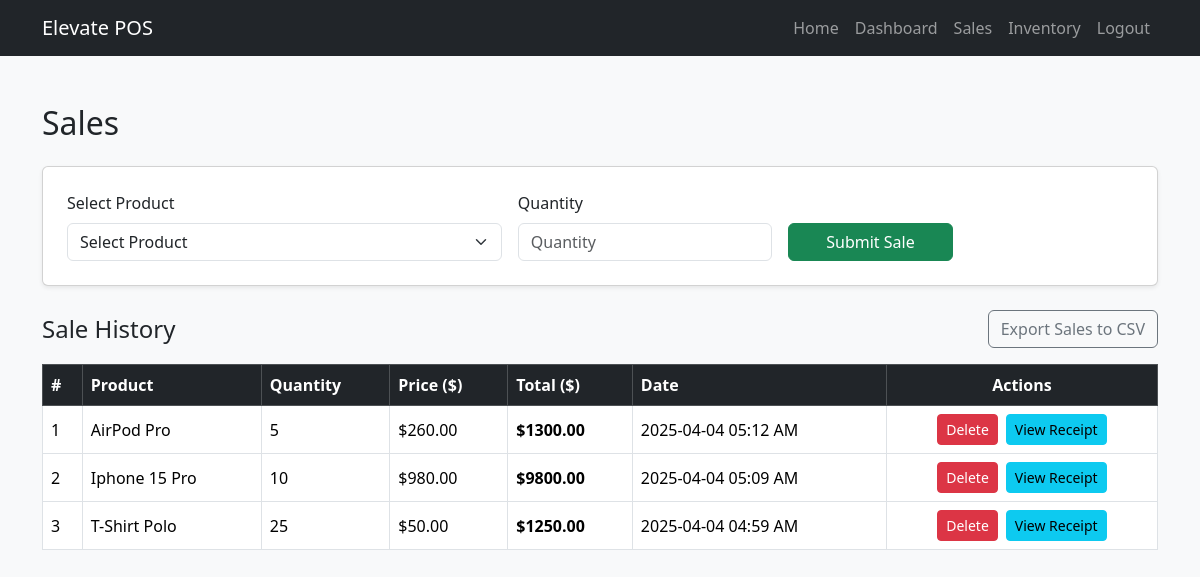
The page /sales (signed in) on the database its author committed.
### app.py (models this page shows)
class Sale(db.Model):
    id = db.Column(db.Integer, primary_key=True)
    product_name = db.Column(db.String(100), nullable=False)
    quantity = db.Column(db.Integer, nullable=False)
    price = db.Column(db.Float, nullable=False)
    total = db.Column(db.Float, nullable=False)
    timestamp = db.Column(db.DateTime, default=datetime.utcnow)

### app.py (the view)
@app.route("/sales")
def sales_page():
    if not session.get("logged_in"):
        return redirect(url_for("login"))
    products = Product.query.all()
    sales = Sale.query.order_by(Sale.timestamp.desc()).all()
    return render_template("sales.html", products=products, sales=sales)

### templates/sales.html (shortened to what this page needs)
{% extends "base.html" %}
{% block content %}
  <h2 class="mb-4">Sales</h2>
  <form action="/submit-sale" method="POST" class="card p-4 mb-4 shadow-sm">
    <div class="row g-3 align-items-end">
      <div class="col-md-5">
        <label for="product_id" class="form-label">Select Product</label>
        <select name="product_id" id="product_id" class="form-select" required>
          <option value="" disabled selected>Select Product</option>
        </select>
      </div>
      <div class="col-md-3">
        <label for="quantity" class="form-label">Quantity</label>
        <input type="number" name="quantity" id="quantity" class="form-control" placeholder="Quantity" min="1" required>
      </div>
      <div class="col-md-2">
        <button type="submit" class="btn btn-success w-100">Submit Sale</button>
      </div>
    </div>
  </form>
  <div class="d-flex justify-content-between align-items-center mb-3">
    <h4 class="mb-0">Sale History</h4>
    <a href="/export-sales" class="btn btn-outline-secondary">Export Sales to CSV</a>
  </div>
  <div class="table-responsive">
    <table class="table table-bordered table-hover align-middle">
      <thead class="table-dark">
        <tr>
          <th>#</th>
          <th>Product</th>
          <th>Quantity</th>
          <th>Price ($)</th>
          <th>Total ($)</th>
          <th>Date</th>
          <th class="text-center">Actions</th>
        </tr>
      </thead>
      <tbody>
        {% for sale in sales %}
        <tr>
          <td>{{ loop.index }}</td>
          <td>{{ sale.product_name }}</td>
          <td>{{ sale.quantity }}</td>
          <td>${{ "%.2f"|format(sale.price) }}</td>
          <td><strong>${{ "%.2f"|format(sale.total) }}</strong></td>
          <td>{{ sale.timestamp.strftime('%Y-%m-%d %I:%M %p') }}</td>
          <td>
            <ul class="list-unstyled d-flex gap-2 justify-content-center mb-0">
              <li>
                <form action="/delete-sale/{{ sale.id }}" method="POST">
                  <button class="btn btn-sm btn-danger" onclick="return confirm('Delete this sale?')">Delete</button>
                </form>
              </li>
              <li>
                <a href="/receipt/{{ sale.id }}" class="btn btn-sm btn-info">View Receipt</a>
              </li>
            </ul>
          </td>
        </tr>
        {% endfor %}
      </tbody>
    </table>
  </div>
{% endblock %}

### templates/base.html (shortened to what this page needs)
<!DOCTYPE html>
<html lang="en">
<head>
  <link href="https://cdn.jsdelivr.net/npm/bootstrap@5.3.3/dist/css/bootstrap.min.css" rel="stylesheet">
</head>
<body class="bg-light">
  <nav class="navbar navbar-expand-lg navbar-dark bg-dark">
    <div class="container">
      <a class="navbar-brand" href="/">Elevate POS</a>
      <div class="collapse navbar-collapse" id="mainNav">
        <ul class="navbar-nav ms-auto">
          <li class="nav-item"><a class="nav-link" href="/">Home</a></li>
          {% if session.get("logged_in") %}
            <li class="nav-item"><a class="nav-link" href="/dashboard">Dashboard</a></li>
            <li class="nav-item"><a class="nav-link" href="/sales">Sales</a></li>
            <li class="nav-item"><a class="nav-link" href="/inventory">Inventory</a></li>
            <li class="nav-item"><a class="nav-link" href="/logout">Logout</a></li>
          {% else %}
            <li class="nav-item"><a class="nav-link" href="/login">Login</a></li>
          {% endif %}
        </ul>
      </div>
    </div>
  </nav>
  <div class="container mt-5">
    {% block content %}{% endblock %}
  </div>
</body>
</html>

### rows shown on the page
Sale: product_name "AirPod Pro", quantity "5", price "260.00", total "1300.00", timestamp "2025-04-04 05:12 AM"
Sale: product_name "Iphone 15 Pro", quantity "10", price "980.00", total "9800.00", timestamp "2025-04-04 05:09 AM"
Sale: product_name "T-Shirt Polo", quantity "25", price "50.00", total "1250.00", timestamp "2025-04-04 04:59 AM"
